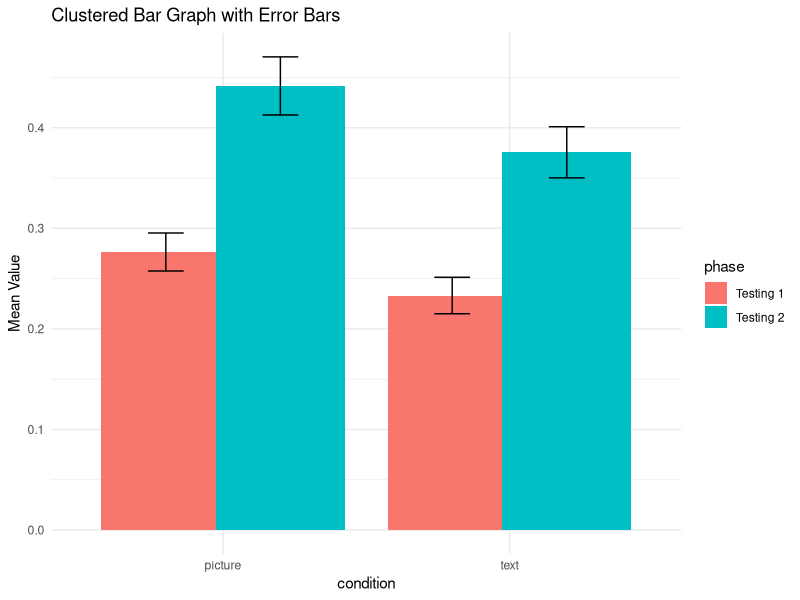
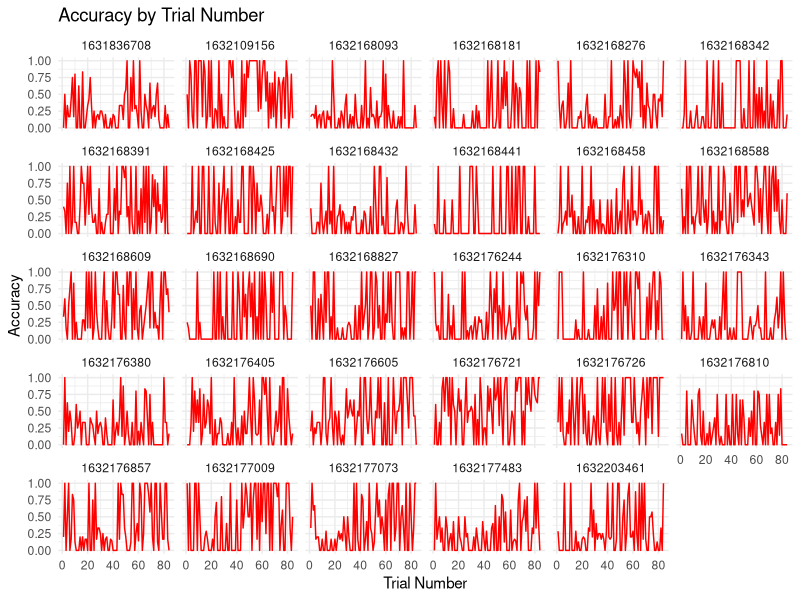

The R script that drew these images, in order:
## ---- chunk 1
knitr::opts_chunk$set(echo = TRUE)

library("here")
library("tidyverse")
library("afex")
library("ggplot2")
library("car")
## ---- chunk 2
data_accuracy = read.csv("data_accuracy.csv")

# data transformation: creating new derieved variables
data_accuracy = data_accuracy %>%
  mutate(accuracy_pass_threshold = ifelse(accuracy_score > 0.5, 1, 0))
## ---- chunk 3

# subject-level data
data_subj = data_accuracy %>%
  group_by(id, phase, condition) %>%
  summarise(mean_subj = mean(accuracy_score))

# condition-level data 
data_condition = data_subj %>%
  group_by(condition, phase) %>%
  summarise(mean_condition = mean(mean_subj),
            se = sd(mean_subj)/sqrt(n()))
## ---- chunk 4
ggplot(data_condition, aes(x = condition, y = mean_condition, fill = phase, group = phase)) +
  geom_bar(stat = "identity", position = position_dodge(width = 0.8)) +
  geom_errorbar(aes(ymin = mean_condition - se, ymax = mean_condition + se),
                width = 0.25, 
                position = position_dodge(width = 0.8)) +
  labs(title = "Clustered Bar Graph with Error Bars", y = "Mean Value") +
  theme_minimal()
## ---- chunk 5
ggplot(data_accuracy, aes(x = trial_id, y = accuracy_score)) +
  geom_line(color = "red") + 
  labs(title = "Accuracy by Trial Number", x = "Trial Number", y = "Accuracy") +
  theme_minimal() +
  theme(legend.position = "none") + 
  facet_wrap(~id)
## ---- chunk 6
# set contrast
set_sum_contrasts()

###### DV: continuous ##########
# random intercept only model
mixed(accuracy_score ~ condition * phase + (1|id) + (1|trial_id), data = data_accuracy)

######## DV: binary variable ####### 
# random intercept model
mixed(accuracy_pass_threshold ~ condition * phase + (1|id) + (1|trial_id), 
      family = binomial(link = "logit"), method = "LRT",data = data_accuracy)
